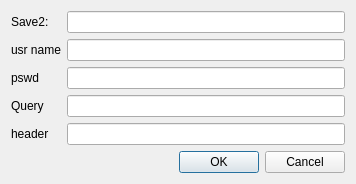
<?xml version="1.0" encoding="UTF-8"?>
<ui version="4.0">
 <class>Dialog</class>
 <widget class="QDialog" name="Dialog">
  <property name="enabled">
   <bool>true</bool>
  </property>
  <property name="geometry">
   <rect>
    <x>0</x>
    <y>0</y>
    <width>356</width>
    <height>165</height>
   </rect>
  </property>
  <property name="sizePolicy">
   <sizepolicy hsizetype="Fixed" vsizetype="Fixed">
    <horstretch>0</horstretch>
    <verstretch>0</verstretch>
   </sizepolicy>
  </property>
  <property name="minimumSize">
   <size>
    <width>0</width>
    <height>0</height>
   </size>
  </property>
  <property name="maximumSize">
   <size>
    <width>44400</width>
    <height>6700</height>
   </size>
  </property>
  <property name="windowTitle">
   <string>Set query URL</string>
  </property>
  <layout class="QGridLayout" name="gridLayout">
   <item row="0" column="0">
    <widget class="QLabel" name="label_3">
     <property name="text">
      <string>Save2:</string>
     </property>
    </widget>
   </item>
   <item row="1" column="0">
    <widget class="QLabel" name="label_2">
     <property name="text">
      <string>usr name</string>
     </property>
    </widget>
   </item>
   <item row="0" column="1">
    <widget class="QLineEdit" name="savepath_text"/>
   </item>
   <item row="2" column="0">
    <widget class="QLabel" name="pswd">
     <property name="text">
      <string>pswd</string>
     </property>
    </widget>
   </item>
   <item row="4" column="0">
    <widget class="QLabel" name="label_4">
     <property name="text">
      <string>header</string>
     </property>
    </widget>
   </item>
   <item row="1" column="1">
    <widget class="QLineEdit" name="usr_name_text"/>
   </item>
   <item row="3" column="1">
    <widget class="QLineEdit" name="query_text"/>
   </item>
   <item row="3" column="0">
    <widget class="QLabel" name="label">
     <property name="text">
      <string>Query</string>
     </property>
    </widget>
   </item>
   <item row="5" column="0" colspan="2">
    <widget class="QDialogButtonBox" name="buttonBox">
     <property name="orientation">
      <enum>Qt::Horizontal</enum>
     </property>
     <property name="standardButtons">
      <set>QDialogButtonBox::Cancel|QDialogButtonBox::Ok</set>
     </property>
    </widget>
   </item>
   <item row="2" column="1">
    <widget class="QLineEdit" name="pswd_text"/>
   </item>
   <item row="4" column="1">
    <widget class="QLineEdit" name="header_text"/>
   </item>
  </layout>
 </widget>
 <resources/>
 <connections>
  <connection>
   <sender>buttonBox</sender>
   <signal>accepted()</signal>
   <receiver>Dialog</receiver>
   <slot>accept()</slot>
   <hints>
    <hint type="sourcelabel">
     <x>248</x>
     <y>254</y>
    </hint>
    <hint type="destinationlabel">
     <x>157</x>
     <y>274</y>
    </hint>
   </hints>
  </connection>
  <connection>
   <sender>buttonBox</sender>
   <signal>rejected()</signal>
   <receiver>Dialog</receiver>
   <slot>reject()</slot>
   <hints>
    <hint type="sourcelabel">
     <x>316</x>
     <y>260</y>
    </hint>
    <hint type="destinationlabel">
     <x>286</x>
     <y>274</y>
    </hint>
   </hints>
  </connection>
 </connections>
</ui>
